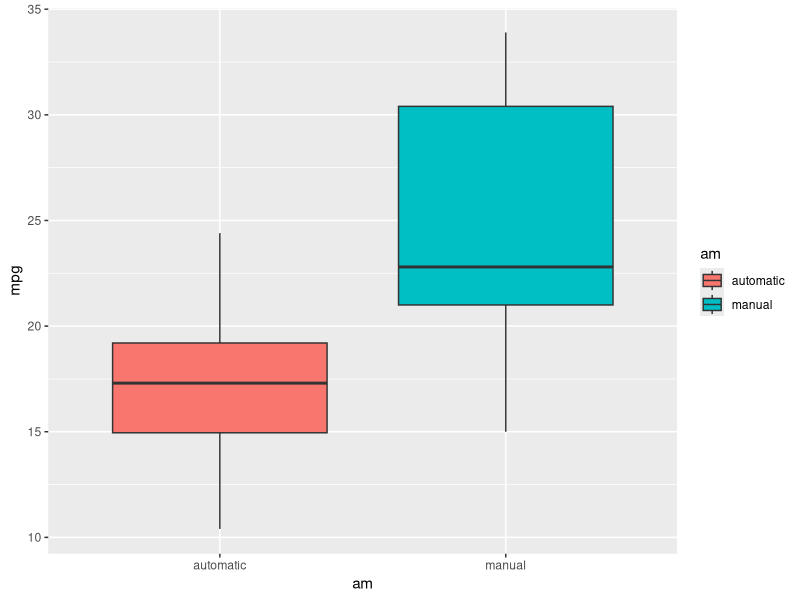
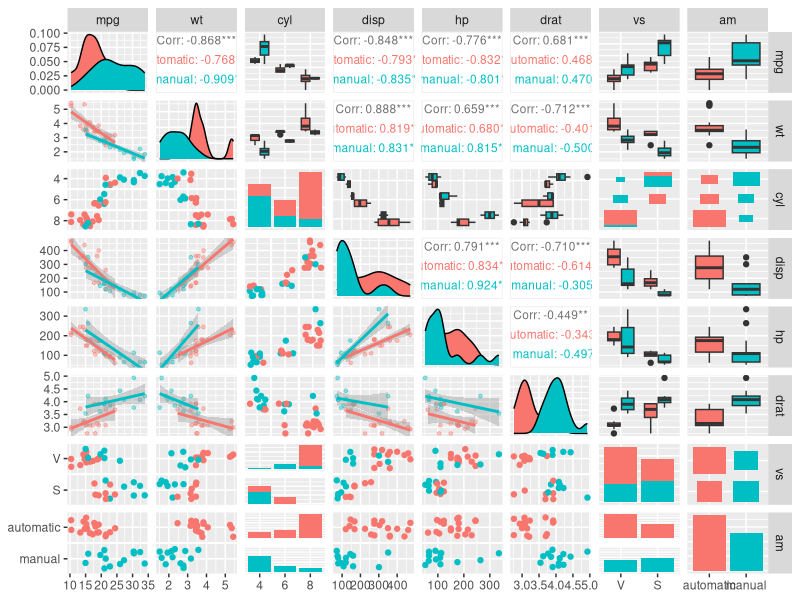
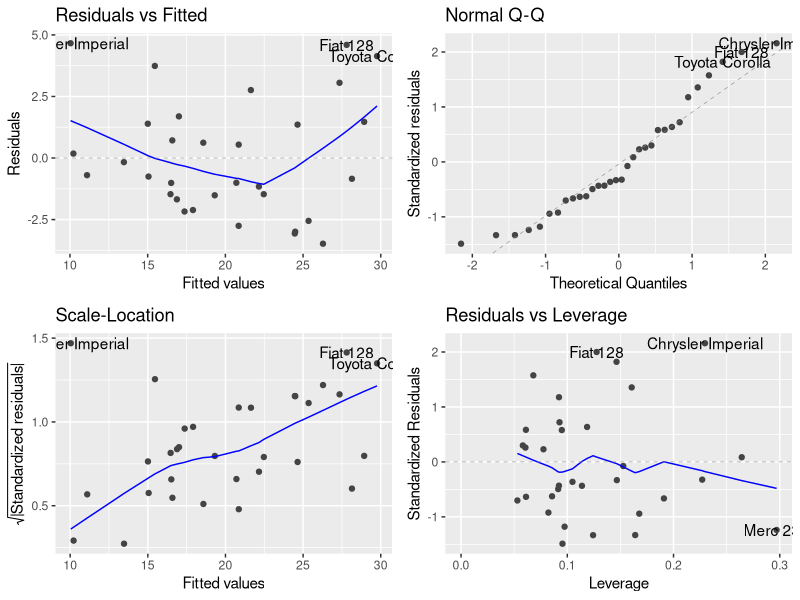

These figures' R source, in order:
## ---- chunk 1
knitr::opts_chunk$set(echo = TRUE)
## ---- chunk 2
library(ggplot2)
library(GGally)
library(dplyr)
library(ggfortify)

data(mtcars)

mtcarsFactors <- mtcars
mtcarsFactors$am <- as.factor(mtcarsFactors$am)
levels(mtcarsFactors$am) <- c("automatic", "manual")

mtcarsFactors$cyl <- as.factor(mtcarsFactors$cyl)
mtcarsFactors$gear <- as.factor(mtcarsFactors$gear)
mtcarsFactors$vs <- as.factor(mtcarsFactors$vs)
levels(mtcarsFactors$vs) <- c("V", "S")
## ---- chunk 3
# Res 1
dim(mtcarsFactors)

# Res 2
head(mtcarsFactors)
## ---- chunk 4
# Figure 1
library(ggplot2)
p <- ggplot(mtcarsFactors, aes(am, mpg))
p + geom_boxplot(aes(fill = am))
## ---- chunk 5
# Res 3
cors <- cor(mtcars$mpg, mtcars)
orderedCors <- cors[,order(-abs(cors[1,]))]
orderedCors

# Res 4
amPos <- which(names(orderedCors)=="am")
subsetColumns <- names(orderedCors)[1:amPos]
subsetColumns

# Figure 2
mtcarsFactors[,subsetColumns] %>% 
   ggpairs(
     mapping = ggplot2::aes(color = am), 
     upper = list(continuous = wrap("cor", size = 3)),
     lower = list(continuous = wrap("smooth", alpha=0.4, size=1), combo = wrap("dot"))
   )
## ---- chunk 6
# Res 5
basicFit <- lm(mpg ~ am, mtcarsFactors)
summary(basicFit)
## ---- chunk 7
# Res 6
totalFit <- lm(mpg ~ ., mtcarsFactors)
summary(totalFit)
## ---- chunk 8
# Res 7
bestFit <- step(totalFit,direction="both",trace=FALSE)
summary(bestFit)
## ---- chunk 9
# Figure 3
autoplot(bestFit)
